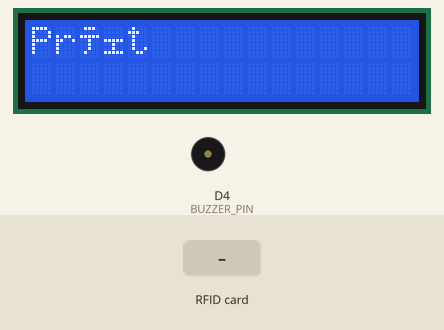
Simulated run of this sketch. Board: ESP8266 (NodeMCU). On the bench: 16×2 character LCD, buzzer (waves = sounding). Inputs (shaded band) come from the test bench. WiFi joins after 1.5 s; servers stay silent unless stated; uploads are accepted with an empty reply; what the sketch prints to the serial monitor is not drawn.

Above: at 2.8 s.
2.9 s: RFID card 5E 7A 19 C4 held to the reader
At 3.3 s:
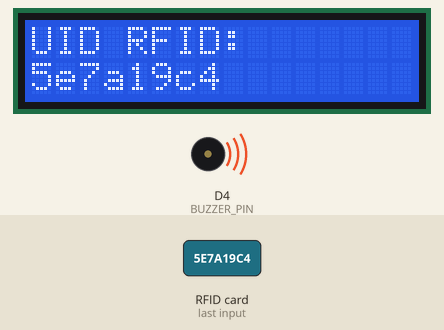
At 4.7 s:
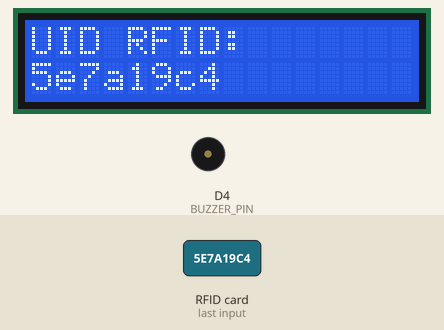
Timing chart, 0 to 6.2 s (numbered marks = the images above; inputs shaded):
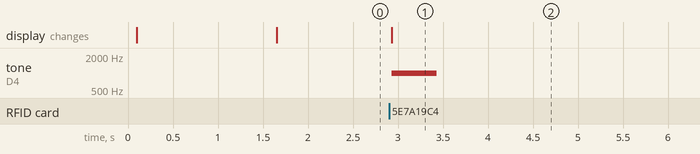

The sketch:

httparduino.ino
```cpp
#include <ESP8266WiFi.h>
#include <WiFiClient.h>
#include <SPI.h>
#include <MFRC522.h>
#include <Wire.h>  // Pour les écrans LCD I2C
#include <LiquidCrystal_I2C.h>

const char* ssid = "Xarala"; //"Soxna maguette";
const char* password = "H@ckit21"; //"eeeeeeee";
const char* host = "192.168.1.146";
const int port = 8000;

#define SS_PIN D8
#define RST_PIN D3
#define BUZZER_PIN D4  // Broche pour le buzzer

MFRC522 rfid(SS_PIN, RST_PIN);

// Pour un écran LCD I2C
LiquidCrystal_I2C lcd(0x27, 16, 2);  // Adresse I2C, nombre de colonnes, nombre de lignes

void setup() {
  Serial.begin(115200);
  delay(10);

  pinMode(BUZZER_PIN, OUTPUT);  // Définir le buzzer comme sortie

  // Initialisation de l'écran LCD
  lcd.init();
  lcd.backlight();
  lcd.clear();
  lcd.setCursor(0, 0);
  lcd.print("Initialisation...");

  Serial.println();
  Serial.println("Connexion à " + String(ssid));
  WiFi.begin(ssid, password);

  while (WiFi.status() != WL_CONNECTED) {
    delay(500);
    Serial.print(".");
  }
  Serial.println("");
  Serial.println("WiFi connecté");

  SPI.begin();
  rfid.PCD_Init();
  Serial.println("Lecteur RFID initialisé");
  lcd.clear();
  lcd.print("Prêt");
}

void loop() {
  if (rfid.PICC_IsNewCardPresent() && rfid.PICC_ReadCardSerial()) {
    String uid = "";
    for (byte i = 0; i < rfid.uid.size; i++) {
      uid += String(rfid.uid.uidByte[i] < 0x10 ? "0" : "");
      uid += String(rfid.uid.uidByte[i], HEX);
    }
    Serial.print("UID RFID : ");
    Serial.println(uid);

    // Afficher l'UID sur l'écran LCD
    lcd.clear();
    lcd.print("UID RFID:");
    lcd.setCursor(0, 1);
    lcd.print(uid);

    // Activer le buzzer
    tone(BUZZER_PIN, 1000, 500);  // Son de 500ms

    sendPostRequest(uid);
  }

  // delay(1000);
}

void sendPostRequest(String uid) {
  WiFiClient client;

  if (!client.connect(host, port)) {
    Serial.println("Connexion échouée");
    return;
  }

  String url = "/receive_rfid_data/";
  String postData = "uid=" + uid;

  Serial.println("Envoi de la requête HTTP POST");
  client.println("POST " + url + " HTTP/1.1");
  client.println("Host: " + String(host));
  client.println("Content-Type: application/x-www-form-urlencoded");
  client.println("Content-Length: " + String(postData.length()));
  client.println();
  client.println(postData);

  while (client.available()) {
    String response = client.readStringUntil('\r');
    Serial.println(response);
  }
  delay(1000);
}
```

Measured:
- after the input at 2.9 s, tone on D4 (BUZZER_PIN): silent → 1000 Hz at once, → silent 0.50 s later; the display: changes at once (image 1)
